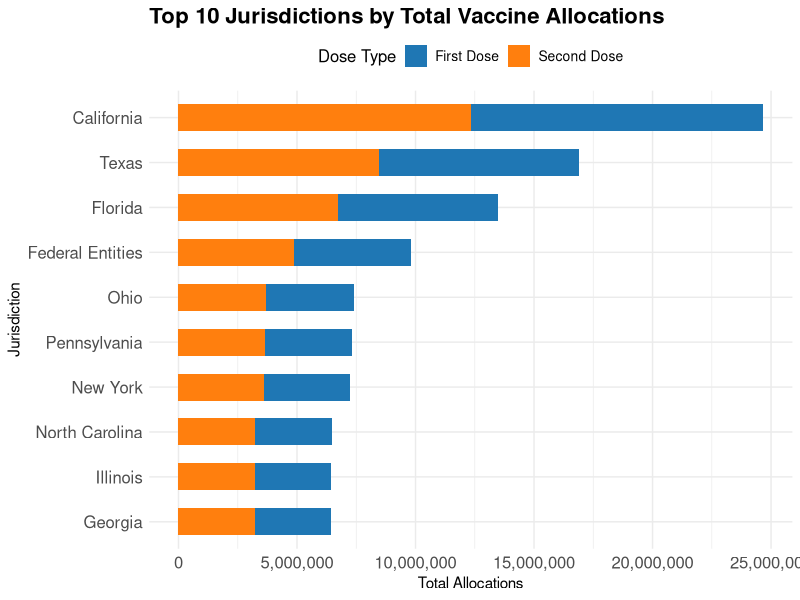

This chart was generated by the following R code:

library(tidyverse)
library(scales)

data <- read_csv("data/DATASET.csv")

data_cleaned <- data %>%
  filter(!is.na(`1st Dose Allocations`), !is.na(`2nd Dose Allocations`))

summary_data <- data_cleaned %>%
  group_by(Jurisdiction) %>%
  summarise(
    First_Dose = sum(`1st Dose Allocations`, na.rm = TRUE),
    Second_Dose = sum(`2nd Dose Allocations`, na.rm = TRUE)
  ) %>%
  arrange(desc(First_Dose + Second_Dose)) %>%
  slice_head(n = 10)

summary_data_long <- summary_data %>%
  pivot_longer(cols = c(First_Dose, Second_Dose), names_to = "Dose Type", values_to = "Allocations")

# Create the plot
fig <- ggplot(summary_data_long, aes(x = reorder(Jurisdiction, Allocations), y = Allocations, fill = `Dose Type`)) +
  geom_bar(stat = "identity", position = "stack", width = 0.6) +
  scale_fill_manual(values = c("First_Dose" = "#1f77b4", "Second_Dose" = "#ff7f0e"),
                    labels = c("First Dose", "Second Dose")) +
  coord_flip() +
  scale_y_continuous(labels = comma) +
  labs(title = "Top 10 Jurisdictions by Total Vaccine Allocations",
       x = "Jurisdiction",
       y = "Total Allocations",
       fill = "Dose Type") +
  theme_minimal() +
  theme(
    axis.text.y = element_text(size = 12),
    axis.text.x = element_text(size = 12),
    plot.title = element_text(size = 16, face = "bold"),
    legend.position = "top",
    legend.title = element_text(size = 12),
    legend.text = element_text(size = 10)
  )

dir.create("report/figures", recursive = TRUE, showWarnings = FALSE)

ggsave(filename = "report/figures/required_figure.png")


